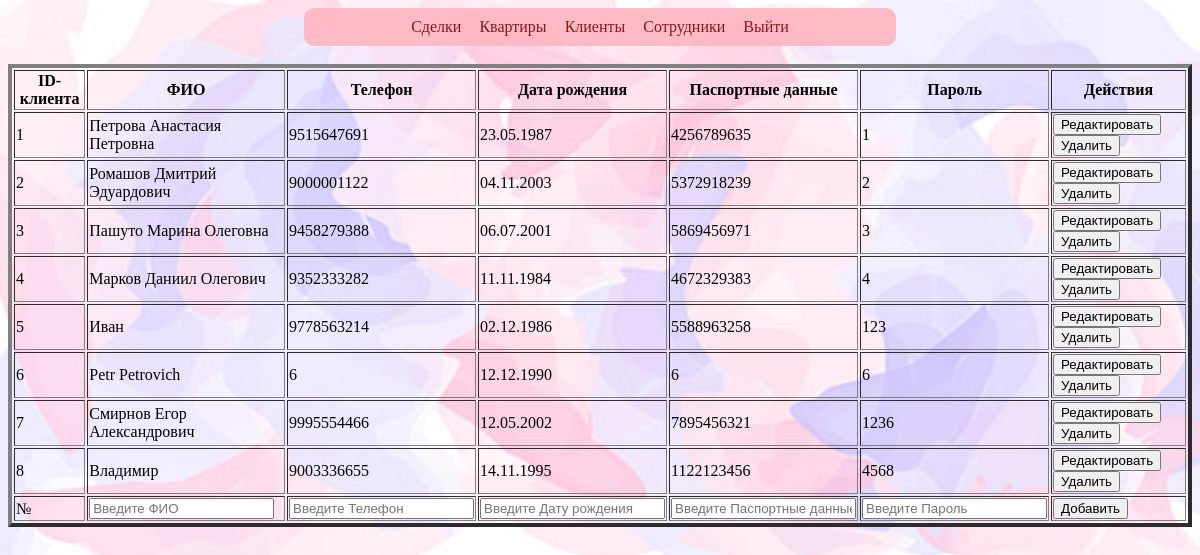
Page /Clients.php on the committed database.
### Clients.php (the view, shortened to what this page needs)
<?php
$mysql = mysqli_connect("localhost", "root", "", "test");
?>
<html>
<head>
</head>
<body>
<nav>
            <div>
                <a class="a_nav" href="Sdelk.php">Сделки</a>
				<a class="a_nav" href="Kvart.php">Квартиры</a>
				<a class="a_nav" href="Clients.php">Клиенты</a>
				<a class="a_nav" href="Sotrudniki.php">Сотрудники</a>
                <a class="a_nav" href="admin.php">Выйти</a>
            </div>
  </nav>
    <br>
	<?php
    if ($_GET['fSelect'] == "ID")
        $res = mysqli_query($mysql, "SELECT * FROM `клиенты` ORDER BY `клиенты`.`ID-клиента` ASC ");
    else
        $res = mysqli_query($mysql, "SELECT * FROM `клиенты`");
    ?>
  <table border=4 align="center">
        <tr>
            <th>ID-клиента</th>
            <th>ФИО</th>
            <th>Телефон</th>
            <th>Дата рождения</th>
            <th>Паспортные данные</th>
			<th>Пароль</th>
            <th>Действия</th>
        </tr>
        <?php while ($Clients = mysqli_fetch_array($res)) { ?>
            <tr>
                <form method="POST">
                    <td><?= $Clients['ID-клиента'] ?></td>
					<td><?= $Clients['ФИО']  ?></td>
					<td><?= $Clients['Телефон'] ?></td>
					<td><?= $Clients['Дата рождения'] ?></td>
					<td><?= $Clients['Паспортные данные'] ?></td>
					<td><?= $Clients['Пароль'] ?></td>
					<td>
                        <button type="submit" name="Edit" value="<?= $Clients['ID-клиента'] ?>">Редактировать</button>
                        <button type="submit" name="Del" value="<?= $Clients['ID-клиента'] ?>">Удалить</button>
                    </td>
                </form>
            </tr>
        <?php } ?>
        <tr>
            <form method="POST">
                <td>№</td>
                <td><input type="varchar" name="GK" placeholder="Введите ФИО" required></td>
                <td><input type="varchar" name="Adr" placeholder="Введите Телефон" required></td>
                <td><input type="varchar" name="Plo" placeholder="Введите Дату рождения" required></td>
                <td><input type="varchar" name="Kom" placeholder="Введите Паспортные данные" required></td>
				<td><input type="varchar" name="Et" placeholder="Введите Пароль" required></td>
                <td><button type="submit" name="Add" >Добавить</button></td>
            </form>
        </tr>
    </table>
  </body>
  </html>

### Clients.php (style rules this page uses)
BODY { background: url(background.jpg) no-repeat 0px 0px; background-size: 100%; }
nav { display: block; border-radius: 10px; padding-top: 10px; padding-bottom: 10px; background: #FFB6C1; margin-left: -10px; margin-right: -10px; text-align: center; opacity: 90%; width: 50%; margin-left: auto; margin-right: auto; }
.a_nav { margin: 7px; color: #800000; text-decoration: none }

### rows in the picture
клиенты: value "1", ФИО "Петрова Анастасия Петровна", Телефон "9515647691", Дата рождения "23.05.1987", Паспортные данные "4256789635", Пароль "1"
клиенты: value "2", ФИО "Ромашов Дмитрий Эдуардович", Телефон "9000001122", Дата рождения "04.11.2003", Паспортные данные "5372918239", Пароль "2"
клиенты: value "3", ФИО "Пашуто Марина Олеговна", Телефон "9458279388", Дата рождения "06.07.2001", Паспортные данные "5869456971", Пароль "3"
клиенты: value "4", ФИО "Марков Даниил Олегович", Телефон "9352333282", Дата рождения "11.11.1984", Паспортные данные "4672329383", Пароль "4"
клиенты: value "5", ФИО "Иван", Телефон "9778563214", Дата рождения "02.12.1986", Паспортные данные "5588963258", Пароль "123"
клиенты: value "6", ФИО "Petr Petrovich", Телефон "6", Дата рождения "12.12.1990", Паспортные данные "6", Пароль "6"
клиенты: value "7", ФИО "Смирнов Егор Александрович", Телефон "9995554466", Дата рождения "12.05.2002", Паспортные данные "7895456321", Пароль "1236"
клиенты: value "8", ФИО "Владимир", Телефон "9003336655", Дата рождения "14.11.1995", Паспортные данные "1122123456", Пароль "4568"
